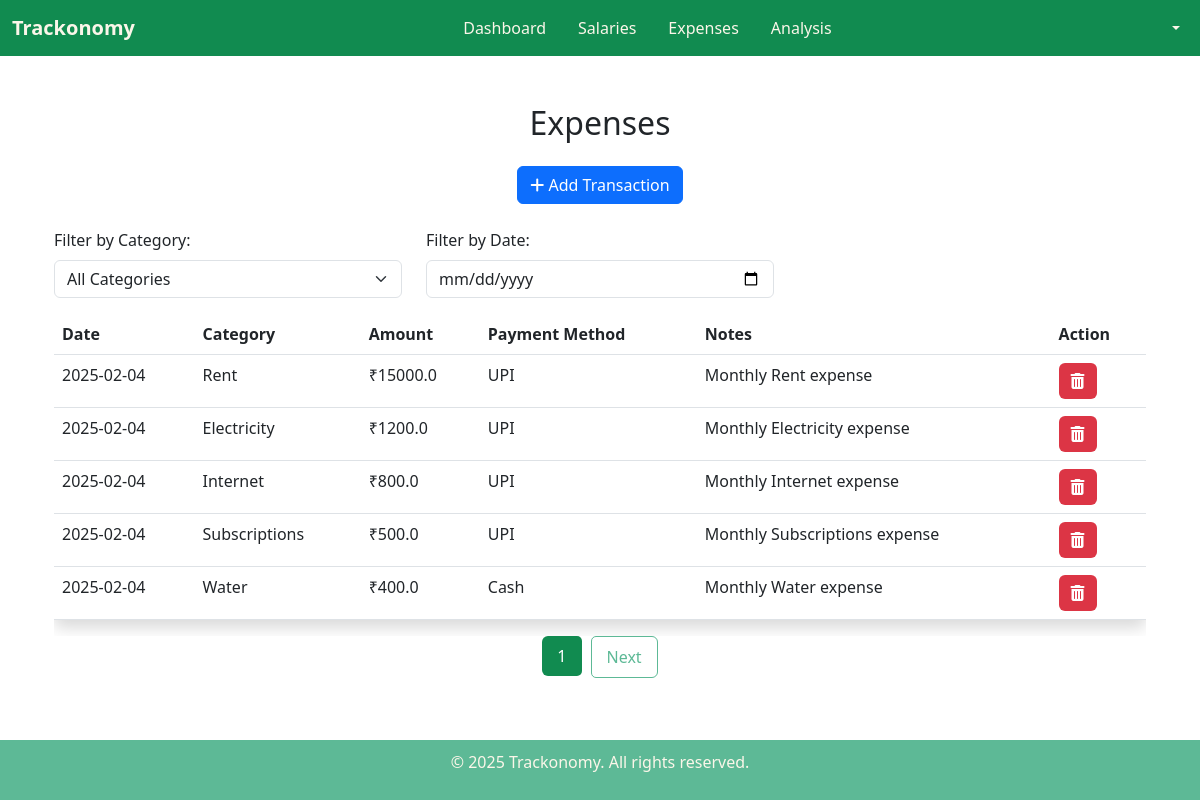
/expenses (signed in), run on the app's committed database.
### tables this page shows
CREATE TABLE expenses (
            id INTEGER PRIMARY KEY AUTOINCREMENT,
            user_id INTEGER NOT NULL,
            amount REAL NOT NULL,
            category TEXT NOT NULL,
            date TEXT NOT NULL,
            description TEXT,
            payment_method TEXT NOT NULL,
            FOREIGN KEY (user_id) REFERENCES users (id)
        );

### app.py (the view)
@app.route('/expenses')
def expenses():
    if 'username' not in session:
        return redirect(url_for('login'))
    user_id = session['user_id']
    page = request.args.get('page', 1, type=int)
    category = request.args.get('category', '', type=str)
    date = request.args.get('date', '', type=str)
    limit = 5  # Show 5 expenses per page
    offset = (page - 1) * limit
    conn = get_db_connection()
    cursor = conn.cursor()
    query_count = "SELECT COUNT(*) FROM expenses WHERE user_id = ?"
    params_count = [user_id]
    query = "SELECT * FROM expenses WHERE user_id = ?"
    params = [user_id]
    if category:
        query += " AND category = ?"
        params.append(category)
        query_count += " AND category = ?"
        params_count.append(category)
    if date:
        query += " AND date = ?"
        params.append(date)
        query_count += " AND date = ?"
        params_count.append(date)
    query += " ORDER BY date DESC LIMIT ? OFFSET ?"
    params.extend([limit, offset])
    cursor.execute(query_count, params_count)
    total_expenses = cursor.fetchone()[0]
    total_pages = (total_expenses + limit - 1) // limit  # Calculate total pages
    cursor.execute(query, params)
    expenses = cursor.fetchall()
    conn.close()
    return render_template(
        'expenses.html',
        expenses=expenses,
        page=page,
        total_pages=total_pages,
        category=category,
        date=date
    )

### app.py (called while the page is built)
def get_db_connection():
    conn = sqlite3.connect(DATABASE)
    conn.row_factory = sqlite3.Row  # Allows fetching results as dictionaries
    return conn

### templates/expenses.html (shortened to what this page needs)
{% extends 'base.html' %}
{% block content %}
<link rel="stylesheet" href="https://cdn.jsdelivr.net/npm/bootstrap@5.3.0/dist/css/bootstrap.min.css">
<div class="container mt-4">
    <h2 class="text-center mb-4">Expenses</h2>
    <div class="text-center mb-4">
        <button class="btn btn-primary" onclick="openPopup()">
            <i class="fas fa-plus"></i> Add Transaction
        </button>
    </div>
    <div class="row mb-3">
        <div class="col-md-4">
            <label for="categoryFilter" class="form-label">Filter by Category:</label>
            <select id="categoryFilter" class="form-select" onchange="applyFilters()">
                <option value="">All Categories</option>
            </select>
        </div>
        <div class="col-md-4">
            <label for="dateFilter" class="form-label">Filter by Date:</label>
            <input type="date" id="dateFilter" class="form-control" onchange="applyFilters()">
        </div>
    </div>
    <div class="table-responsive">
        <table class="table table-hover shadow rounded" style="background-color: #FBF6E9;">
            <thead style="background-color: #E3F0AF; color: #333;">
                <tr>
                    <th>Date</th>
                    <th>Category</th>
                    <th>Amount</th>
                    <th>Payment Method</th>
                    <th>Notes</th>
                    <th>Action</th>
                </tr>
            </thead>
            <tbody>
                {% if expenses %}
                {% for expense in expenses %}
                    <tr>
                        <td>{{ expense[4] }}</td>
                        <td>{{ expense[3] }}</td>
                        <td>₹{{ expense[2] }}</td>
                        <td>{{ expense[6] }}</td>
                        <td>{{ expense[5] }}</td>
                        <td>
                            <form action="{{ url_for('delete_transaction', transaction_id=expense[0]) }}" method="post">
                                <button type="submit" class="btn btn-danger">
                                    <i class="fas fa-trash-alt"></i>
                                </button>
                            </form>
                        </td>
                    </tr>
                {% endfor %}
                {% else %}
                    <tr>
                        <td colspan="6" class="text-center">No expenses available.</td>
                    </tr>
                {% endif %}
            </tbody>
        </table>
    </div>
</div>
<nav>
    <ul class="pagination justify-content-center">
        <li class="page-item active">
            <span class="page-link">{{ page }}</span>
        </li>
        {% if page < total_pages %}
            <li class="page-item">
                <a class="page-link" href="{{ url_for('expenses', page=page+1, category=request.args.get('category', ''), date=request.args.get('date', '')) }}">Next</a>
            </li>
        {% endif %}
    </ul>
</nav>
{% endblock %}

### templates/base.html (shortened to what this page needs)
<!DOCTYPE html>
<html lang="en">
<head>
    <link href="https://cdn.jsdelivr.net/npm/bootstrap@5.3.0-alpha1/dist/css/bootstrap.min.css" rel="stylesheet">
    <link rel="stylesheet" href="https://cdnjs.cloudflare.com/ajax/libs/font-awesome/6.5.1/css/all.min.css">
</head>
<body class="{% block body_class %}{% endblock %}">
    <nav class="navbar navbar-expand-lg">
        <div class="container-fluid">
            <a class="navbar-brand" href="#">Trackonomy</a>
            <div class="collapse navbar-collapse justify-content-center" id="navbarNav">
                <ul class="navbar-nav mb-2 mb-lg-0">
                    <li class="nav-item me-lg-3">
                        <a class="nav-link" href="{{ url_for('index') }}">Dashboard</a>
                    </li>
                    <li class="nav-item me-lg-3">
                        <a class="nav-link" href="{{ url_for('salaries') }}">Salaries</a>
                    </li>
                    <li class="nav-item me-lg-3">
                        <a class="nav-link" href="{{ url_for('expenses') }}">Expenses</a>
                    </li>
                    <li class="nav-item me-lg-3">
                        <a class="nav-link" href="{{ url_for('analysis') }}">Analysis</a>
                    </li>
                </ul>
            </div>
            <div class="navbar-nav ms-auto">
                <div class="nav-item dropdown">
                    <a class="nav-link dropdown-toggle" href="#" id="navbarDropdown" role="button" data-bs-toggle="dropdown">
                    </a>
                </div>
            </div>
        </div>
    </nav>
    <div class="container mt-4">
        {% block content %}
        {% endblock %}
    </div>
    <footer class="footer">
        <div class="container">
            <p>&copy; 2025 Trackonomy. All rights reserved.</p>
        </div>
    </footer>
</body>
</html>

### templates/base.html (style rules this page uses)
body { color: #333; font-family: 'Poppins', sans-serif; min-height: 100vh; display: flex; flex-direction: column; }
.navbar { background-color: #118B50; }
.navbar-brand { font-weight: bold; color: #FBF6E9 !important; }
.nav-link { color: #FBF6E9 !important; }
.footer { background-color: #5DB996; color: #FBF6E9; padding: 10px 0; text-align: center; width: 100%; margin-top: auto; }

### templates/expenses.html (style rules this page uses)
.btn-danger { background-color: #dc3545; border: none; }
.pagination { display: flex; list-style: none; padding: 0; }
.page-item { margin: 0 5px; }
.page-link { padding: 8px 15px; text-decoration: none; border-radius: 5px; border: 1px solid #5DB996; color: #5DB996; transition: all 0.3s ease; }
.page-item.active .page-link { background-color: #118B50; color: white; border: none; cursor: default; }

### data on the page
expenses: date "2025-02-04", category "Rent", amount "15000.0", payment_method "UPI", description "Monthly Rent expense"
expenses: date "2025-02-04", category "Electricity", amount "1200.0", payment_method "UPI", description "Monthly Electricity expense"
expenses: date "2025-02-04", category "Internet", amount "800.0", payment_method "UPI", description "Monthly Internet expense"
expenses: date "2025-02-04", category "Subscriptions", amount "500.0", payment_method "UPI", description "Monthly Subscriptions expense"
expenses: date "2025-02-04", category "Water", amount "400.0", payment_method "Cash", description "Monthly Water expense"

### other printed values
{{ page }} "1"
